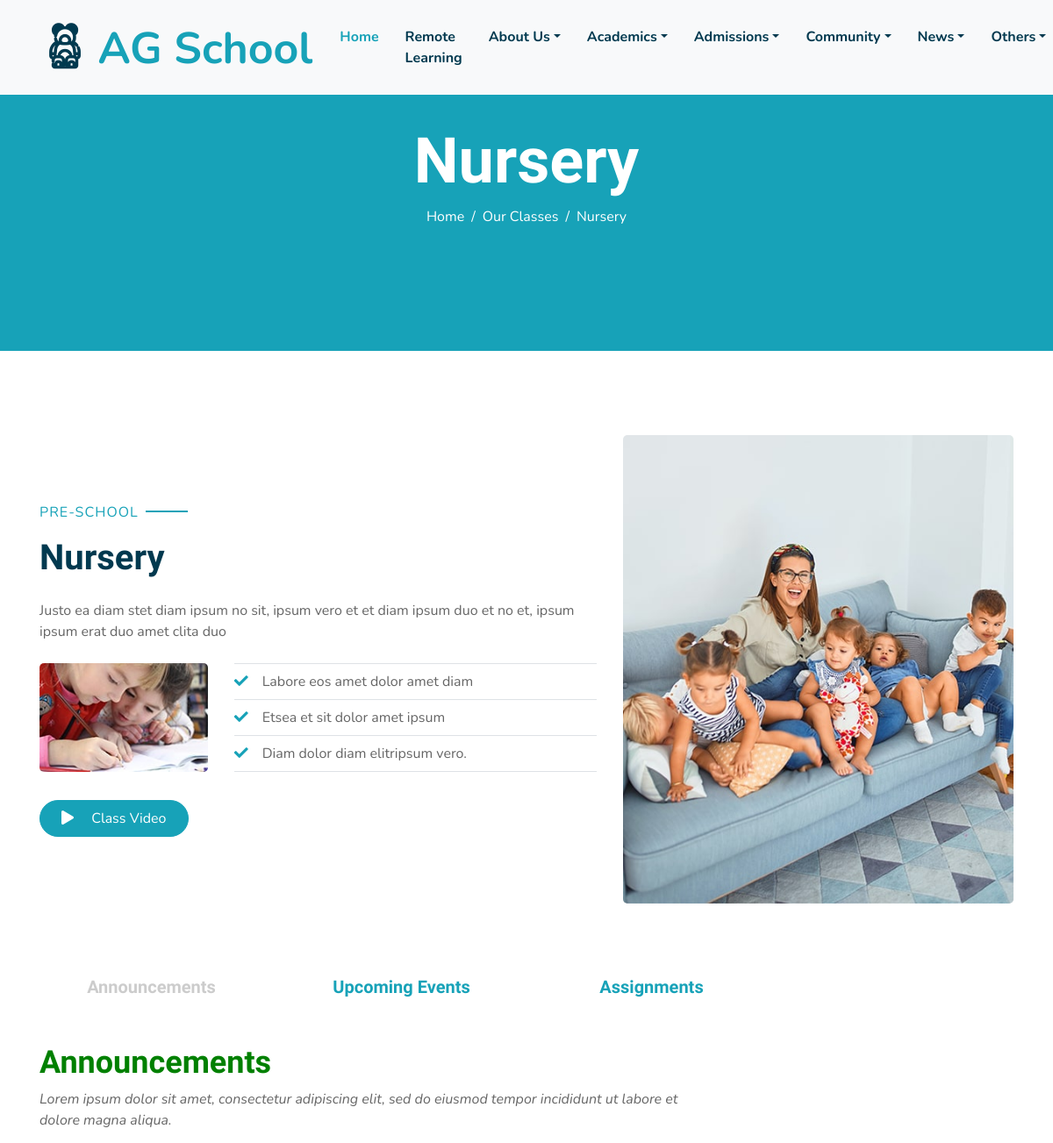
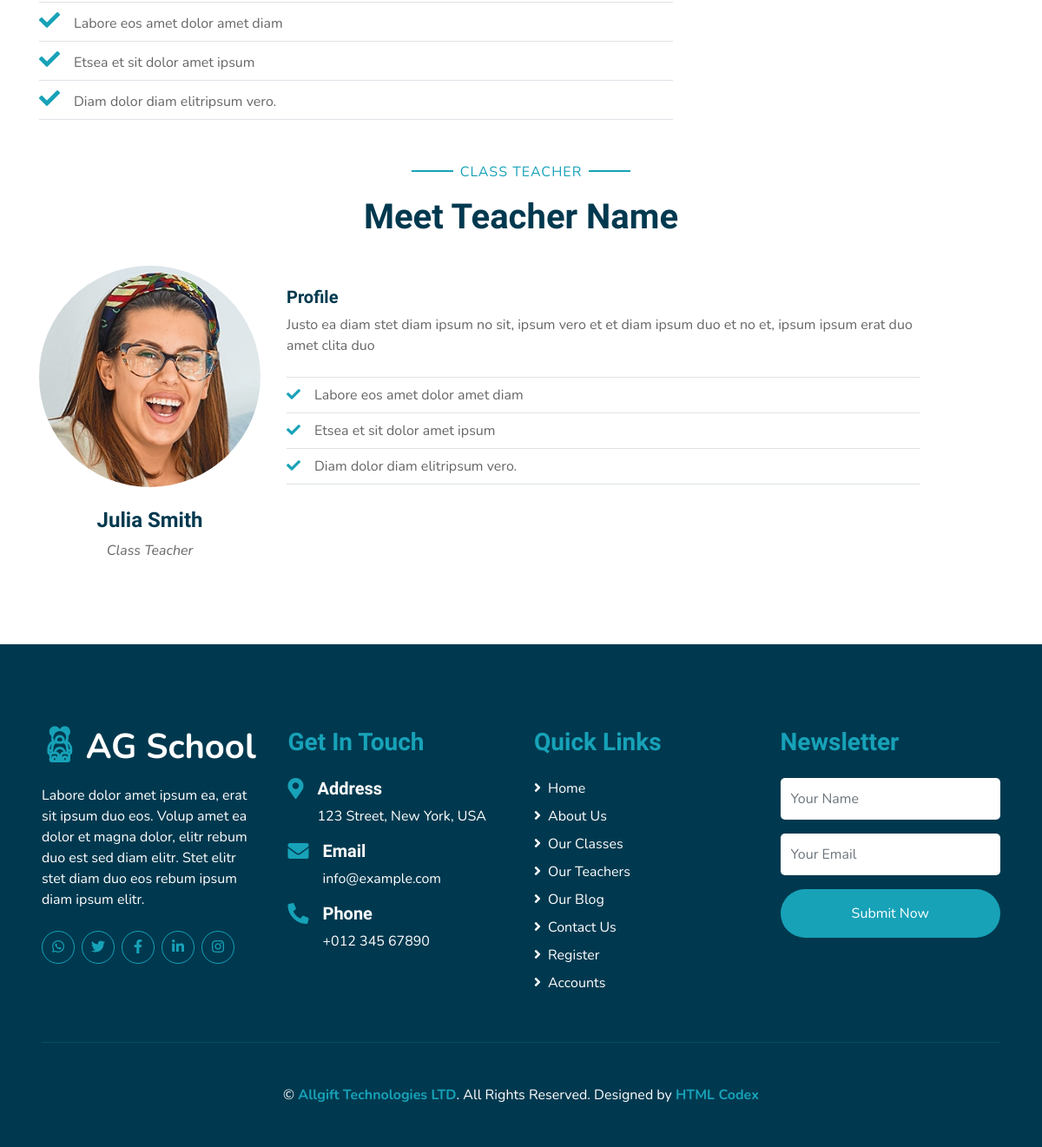
The app's page /class_detail/nursery/ with its own data (2 pictures, top to bottom).
### core/models.py (models this page shows, shortened)
class Class(models.Model):
    picture = models.ImageField(upload_to='class', default='class-1.jpg')
    video = models.FileField(upload_to='class', null=True, blank=True)
    level = models.CharField(max_length=15, choices=LEVEL_CHOICES)
    name = models.CharField(max_length=15, unique=True)
    slug = models.SlugField()
    min_age = models.IntegerField()
    max_age = models.IntegerField()
    tuition_fee = models.DecimalField(max_digits=10, decimal_places=2)
    tuition_interval = models.CharField(max_length=15, choices=TUITION_INTERVAL_CHOICES)
    total_seats = models.IntegerField()
    start_time = models.TimeField(max_length=15)
    close_time = models.TimeField(max_length=15)
    description = models.TextField(null=True, blank=True)

### core/views.py (the view)
# urls.py: path("class_detail/<slug:slug>/", views.class_detail, name='class_detail'),
def class_detail(request, slug):
    name = Class.objects.get(slug=slug)
    context = {
        'name': name
    }
    return render(request, 'core/class_detail.html', context)

### templates/core/class_detail.html (shortened to what this page needs)
{% extends 'base.html' %}
{% load static %}
{% block content %}
    <div class="container-fluid bg-primary mb-5">
      <div
        class="d-flex flex-column align-items-center justify-content-center"
        style="min-height: 400px"
      >
        <h3 class="display-3 font-weight-bold text-white">{{name.name}}</h3>
        <div class="d-inline-flex text-white">
          <p class="m-0"><a class="text-white" href="{% url 'home' %}">Home</a></p>
          <p class="m-0 px-2">/</p>
          <p class="m-0">Our Classes</p>
          <p class="m-0 px-2">/</p>
          <p class="m-0">{{name.name}}</p>
        </div>
      </div>
    </div>
    <div class="container-fluid py-5">
      <div class="container">
        <div class="row align-items-center">
          <div class="col-lg-7">
            <p class="section-title pr-5">
              <span class="pr-2">{{name.level}}</span>
            </p>
            <h1 class="mb-4">{{name.name}}</h1>
            <p>
              {{name.description}}
            </p>
            <div class="row pt-2 pb-4">
              <div class="col-6 col-md-4">
                <img class="img-fluid rounded" src="{% static 'img/about-2.jpg' %}" alt="" />
              </div>
              <div class="col-6 col-md-8">
                <ul class="list-inline m-0">
                  <li class="py-2 border-top border-bottom">
                    <i class="fa fa-check text-primary mr-3"></i>Labore eos amet
                    dolor amet diam
                  </li>
                  <li class="py-2 border-bottom">
                    <i class="fa fa-check text-primary mr-3"></i>Etsea et sit
                    dolor amet ipsum
                  </li>
                  <li class="py-2 border-bottom">
                    <i class="fa fa-check text-primary mr-3"></i>Diam dolor diam
                    elitripsum vero.
                  </li>
                </ul>
              </div>
            </div>
            <a href="" class="btn btn-primary mt-2 py-2 px-4"><i class="fa fa-play mr-3"></i> Class Video</a>
          </div>
          <div class="col-lg-5">
            <img
              class="img-fluid rounded mb-5 mb-lg-0"
              src="{% static 'img/about-1.jpg' %}"
              alt=""
            />
          </div>
        </div>
      </div>
    </div>
    <section id="features" class="features">
      <div class="container" data-aos="fade-up">
        <ul class="nav nav-tabs row gy-4 d-flex">
          <li class="nav-item col-4 col-md-4 col-lg-3">
            <a class="nav-link active show" data-bs-toggle="tab" data-bs-target="#tab-1">
              <h4>Announcements</h4>
            </a>
          </li>
          <li class="nav-item col-4 col-md-4 col-lg-3">
            <a class="nav-link" data-bs-toggle="tab" data-bs-target="#tab-2">
              <h4>Upcoming Events</h4>
            </a>
          </li>
          <li class="nav-item col-4 col-md-4 col-lg-3">
            <a class="nav-link" data-bs-toggle="tab" data-bs-target="#tab-3">
              <h4>Assignments</h4>
            </a>
          </li>
        </ul>
        <div class="tab-content">
          <div class="tab-pane active show" id="tab-1">
            <div class="row">
              <div class="col-lg-8 order-2 order-lg-1" data-aos="fade-up" data-aos-delay="100">
                <h3>Announcements</h3>
                <p class="fst-italic">
                  Lorem ipsum dolor sit amet, consectetur adipiscing elit, sed do eiusmod tempor incididunt ut labore et dolore
                  magna aliqua.
                </p>
                <ul class="list-inline m-0">
                  <li class="py-2 border-top border-bottom">
                    <i class="fa fa-check text-primary mr-3"></i>Labore eos amet
                    dolor amet diam
                  </li>
                  <li class="py-2 border-bottom">
                    <i class="fa fa-check text-primary mr-3"></i>Etsea et sit
                    dolor amet ipsum
                  </li>
                  <li class="py-2 border-bottom">
                    <i class="fa fa-check text-primary mr-3"></i>Diam dolor diam
                    elitripsum vero.
                  </li>
                </ul>
              </div>
              <div class="col-lg-4 order-1 order-lg-2 text-center" data-aos="fade-up" data-aos-delay="200">
              </div>
            </div>
          </div>
        </div>
      </div>
    </section>
    <div class="container-fluid pt-5">
      <div class="container">
        <div class="text-center pb-2">
          <p class="section-title px-5">
            <span class="px-2">Class Teacher</span>
          </p>
          <h1 class="mb-4">Meet Teacher Name</h1>
        </div>
        <div class="row">
          <div class="col-md-6 col-lg-3 text-center team mb-5">
            <div
              class="position-relative overflow-hidden mb-4"
              style="border-radius: 100%"
            >
              <img class="img-fluid w-100" src="{% static 'img/team-1.jpg' %}" alt="" />
            </div>
            <h4>Julia Smith</h4>
            <i>Class Teacher</i>
          </div>
          <div class="col-md-6 col-lg-8 ">
            <br>
            <h5>Profile</h5>
            <p>
              {{name.description}}
            </p>
            <div class="row pt-2 pb-4">
              <div class="col-12">
                <ul class="list-inline m-0">
                  <li class="py-2 border-top border-bottom">
                    <i class="fa fa-check text-primary mr-3"></i>Labore eos amet
                    dolor amet diam
                  </li>
                  <li class="py-2 border-bottom">
                    <i class="fa fa-check text-primary mr-3"></i>Etsea et sit
                    dolor amet ipsum
                  </li>
                  <li class="py-2 border-bottom">
                    <i class="fa fa-check text-primary mr-3"></i>Diam dolor diam
                    elitripsum vero.
                  </li>
                </ul>
              </div>
            </div>
          </div>
        </div>
      </div>
    </div>
{% endblock content %}

### records on screen
Class: name "Nursery", level "PRE-SCHOOL", description "Justo ea diam stet diam ipsum no sit, ipsum vero et et diam ipsum duo et no et, ipsum ipsum erat duo amet clita duo"
